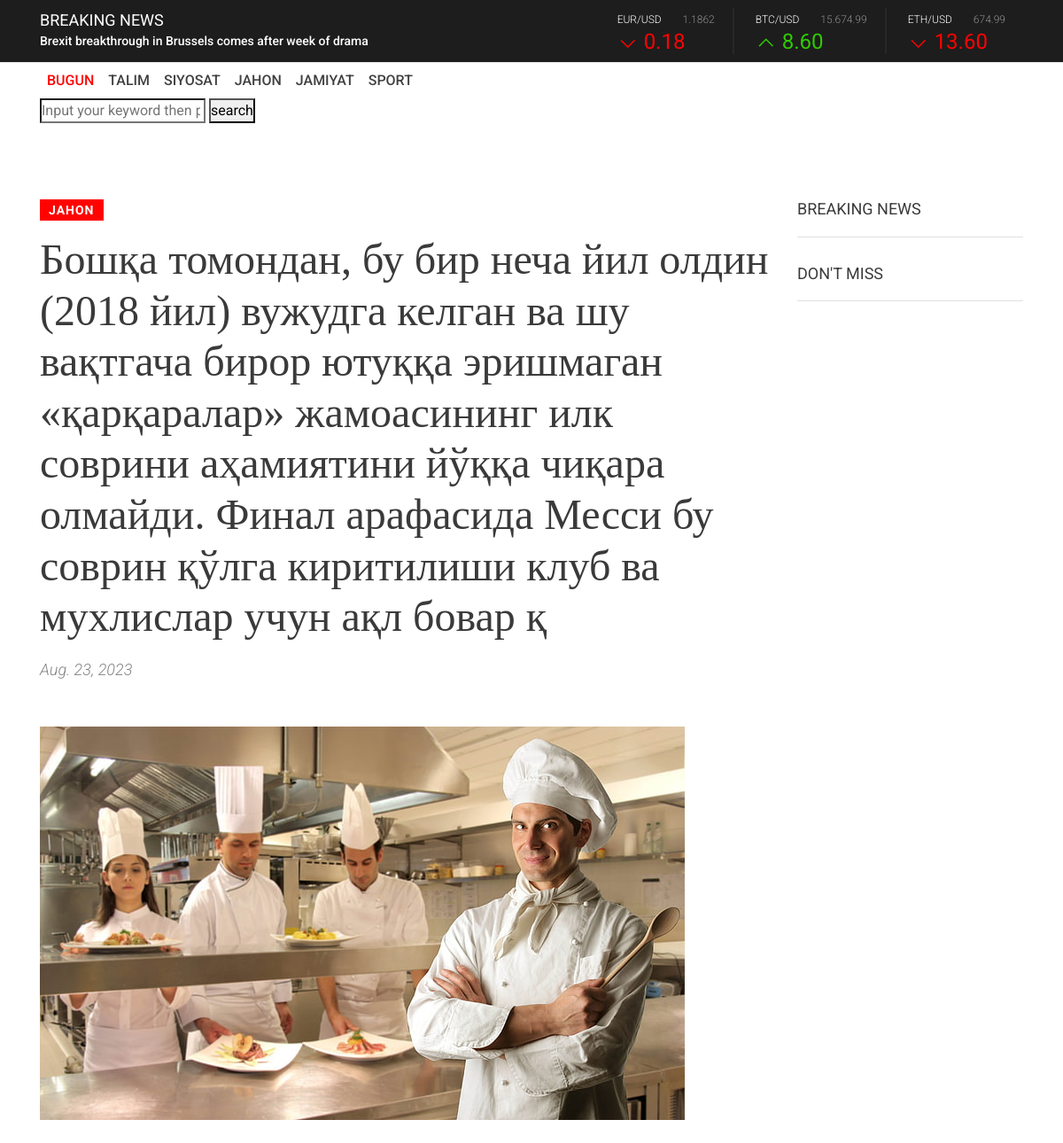
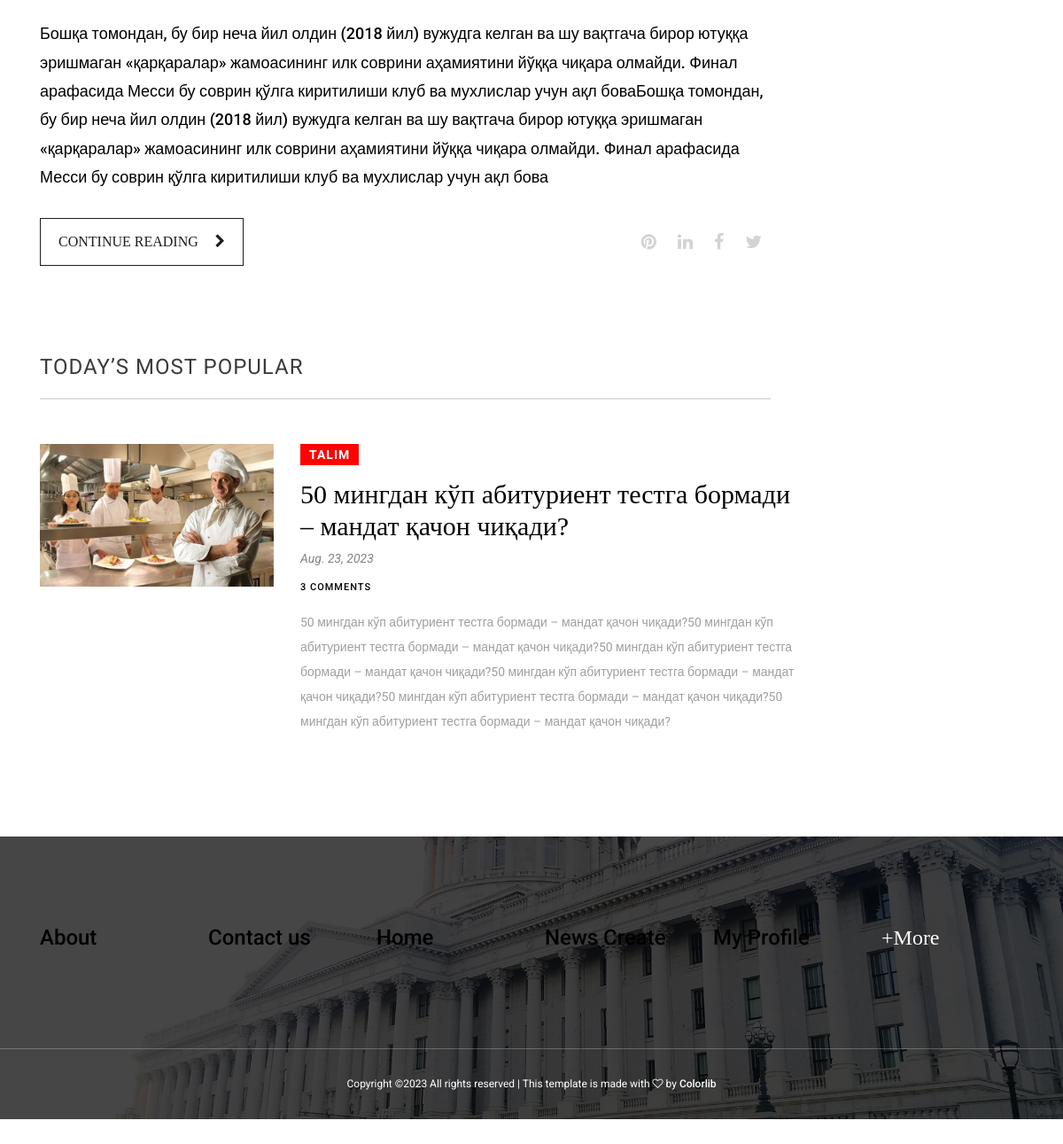
The app's page /index/ with its own data (2 pictures, top to bottom).
### main/models.py (models this page shows, shortened)
class Category(models.Model):
    name = models.CharField(max_length=255)
    def __str__(self):
        return self.name

class News(models.Model):
    title = models.CharField(max_length=255)
    category = models.ForeignKey(Category, on_delete=models.CASCADE)
    text = models.TextField()
    img = models.ImageField(upload_to='news_photo/')
    date = models.DateField(auto_now=True)

### main/views.py (the view)
# urls.py: path('index/', index_view, name="index_url"),
def index_view(request):
    context = {
        'new': News.objects.last(),
        'news': News.objects.all().order_by('-id')[1:3],
        'news_b': News.objects.all().order_by('-id')[3:5],
        'category':Category.objects.all(),
        'd_miss' : News.objects.all().order_by('-id')[5:8]
    }
    return render(request, 'index.html', context)

### templates/index.html (shortened to what this page needs)
{% extends 'base.html' %}
{% block content %}
    <section class="main-content-wrapper section_padding_100">
        <div class="container">
            <div class="row">
                <div class="col-12 col-lg-9">
                    <div class="gazette-welcome-post">
                        <div class="gazette-post-tag">
                            <a href="{% url 'category_url' new.category.id %}">{{ new.category }}</a>
                        </div>
                        <h2 class="font-pt">{{ new.title }}</h2>
                        <p class="gazette-post-date">{{ new.date }} </p>
                        <div class="blog-post-thumbnail my-5">
                            <a href="{% url 'single_url' new.id %}"><img src="{{ new.img.url }}" alt="post-thumb"></a>
                        </div>
                        <p><a href="{% url 'single_url' new.id %}">{{ new.text }}</a></p>
                        <div class="post-continue-reading-share d-sm-flex align-items-center justify-content-between mt-30">
                            <div class="post-continue-btn">
                                <a href="{% url 'single_url' new.id %}" class="font-pt">Continue Reading <i class="fa fa-chevron-right" aria-hidden="true"></i></a>
                            </div>
                            <div class="post-share-btn-group">
                                <a href="#"><i class="fa fa-pinterest" aria-hidden="true"></i></a>
                                <a href="#"><i class="fa fa-linkedin" aria-hidden="true"></i></a>
                                <a href="#"><i class="fa fa-facebook" aria-hidden="true"></i></a>
                                <a href="#"><i class="fa fa-twitter" aria-hidden="true"></i></a>
                            </div>
                        </div>
                    </div>
                    <div class="gazette-todays-post section_padding_100_50">
                        <div class="gazette-heading">
                            <h4>today’s most popular</h4>
                        </div>
                        {% for i in news %}
                        <div class="gazette-single-todays-post d-md-flex align-items-start mb-50">
                            <div class="todays-post-thumb">
                                <a href="{% url 'single_url' i.id %}"><img src="{{ i.img.url }}" alt="post-thumb"></a>
                            </div>
                            <div class="todays-post-content">
                                <div class="gazette-post-tag">
                                    <a href="{% url 'category_url' i.category.id %}">{{ i.category }}</a>
                                </div>
                                <h3><a href="{% url 'single_url' i.id %}" class="font-pt mb-2">{{ i.title }}</a></h3>
                                <span class="gazette-post-date mb-2">{{ i.date }}</span>
                                <a href="#" class="post-total-comments">3 Comments</a>
                                <p>{{ i.text }}</p>
                            </div>
                        </div>
                        {% endfor %}
                    </div>
                </div>
                <div class="col-12 col-lg-3 col-md-6">
                    <div class="sidebar-area">
                        <div class="breaking-news-widget">
                            <div class="widget-title">
                                <h5>breaking news</h5>
                            </div>
                        </div>
                        <div class="donnot-miss-widget">
                            <div class="widget-title">
                                <h5>Don't miss</h5>
                            </div>
                        </div>
                    </div>
                </div>
            </div>
        </div>
{% endblock %}

### templates/base.html (shortened to what this page needs)
{% load static %}
<!DOCTYPE html>
<html lang="en">
<head>
    <link rel="stylesheet" href="{% static 'css/core-style.css' %}">
    <link rel="stylesheet" href="{% static 'style.css' %}">
    <link href="{% static 'css/responsive.css' %}" rel="stylesheet">
</head>
<body>
    <header class="header-area">
        <div class="top-header">
            <div class="container h-100">
                <div class="row h-100 align-items-center">
                    <div class="col-12 col-md-6">
                        <div class="breaking-news-area">
                            <h5 class="breaking-news-title">Breaking news</h5>
                            <div id="breakingNewsTicker" class="ticker">
                                <ul>
                                    <li><a href="#">Brexit breakthrough in Brussels comes after week of drama</a></li>
                                </ul>
                            </div>
                        </div>
                    </div>
                    <div class="col-12 col-md-6">
                        <div class="stock-news-area">
                            <div id="stockNewsTicker" class="ticker">
                                <ul>
                                    <li>
                                        <div class="single-stock-report">
                                            <div class="stock-values">
                                                <span>eur/usd</span>
                                                <span>1.1862</span>
                                            </div>
                                            <div class="stock-index minus-index">
                                                <h4>0.18</h4>
                                            </div>
                                        </div>
                                        <div class="single-stock-report">
                                            <div class="stock-values">
                                                <span>BTC/usd</span>
                                                <span>15.674.99</span>
                                            </div>
                                            <div class="stock-index plus-index">
                                                <h4>8.60</h4>
                                            </div>
                                        </div>
                                        <div class="single-stock-report">
                                            <div class="stock-values">
                                                <span>ETH/usd</span>
                                                <span>674.99</span>
                                            </div>
                                            <div class="stock-index minus-index">
                                                <h4>13.60</h4>
                                            </div>
                                        </div>
                                    </li>
                                </ul>
                            </div>
                        </div>
                    </div>
                </div>
            </div>
        </div>
        <div class="bottom-header">
            <div class="container h-100">
                <div class="row h-100 align-items-center">
                    <div class="col-12">
                        <div class="main-menu">
                            <nav class="navbar navbar-expand-lg">
                                <div>
                                    <ul class="navbar-nav mr-auto">
                                        <li class="nav-item active">
                                            <a class="nav-link" href="#">Bugun</a>
                                        </li>
                                      {% for i in category %}
                                        <li class="nav-item">
                                            <a class="nav-link" href="{% url 'category_url' i.id %}">{{ i.name }}</a>
                                        </li>
                                      {% endfor %}
                                    </ul>
                                    <div >
                                        <form action="{% url 'search_url' %}">
                                            <input type="search" placeholder="Input your keyword then press enter..." name="search">
                                            <button type="submit">search</button>
                                        </form>
                                    </div>
                                </div>
                            </nav>
                        </div>
                    </div>
                </div>
            </div>
        </div>
    </header>
{% block content %}
{% endblock  %}
    <footer class="footer-area bg-img background-overlay" style="background-image: url(img/bg-img/4.jpg);">
        <div class="top-footer-area section_padding_100_70">
            <div class="container">
                <div class="row">
                    <div class="col-12 col-sm-6 col-md-4 col-lg-2">
                        <div class="single-footer-widget">
                            <div class="footer-widget-title">
                                <h4 class="font-pt"><a href="{% url 'about_url' %}">About</a></h4>
                            </div>
                        </div>
                    </div>
                    <div class="col-12 col-sm-6 col-md-4 col-lg-2">
                        <div class="single-footer-widget">
                            <div class="footer-widget-title">
                                <h4 class="font-pt"><a href="{% url 'contact_url' %}">Contact us</a></h4>
                            </div>
                        </div>
                    </div>
                    <div class="col-12 col-sm-6 col-md-4 col-lg-2">
                        <div class="single-footer-widget">
                            <div class="footer-widget-title">
                                <h4 class="font-pt"><a href="{% url 'index_url' %}">Home</a></h4>
                            </div>
                        </div>
                    </div>
                    <div class="col-12 col-sm-6 col-md-4 col-lg-2">
                        <div class="single-footer-widget">
                            <div class="footer-widget-title">
                                <h4 class="font-pt"><a href="{% url 'create_blog_url' %}">News Create</a></h4>
                            </div>
                        </div>
                    </div>
                    <div class="col-12 col-sm-6 col-md-4 col-lg-2">
                        <div class="single-footer-widget">
                            <div class="footer-widget-title">
                                <h4 class="font-pt"><a href="{% url 'profile_url' %}">My Profile</a></h4>
                            </div>
                        </div>
                    </div>
                    <div class="col-12 col-sm-6 col-md-4 col-lg-2">
                        <div class="single-footer-widget">
                            <div class="footer-widget-title">
                                <h4 class="font-pt">+More</h4>
                            </div>
                        </div>
                    </div>
                </div>
            </div>
        </div>
        <div class="bottom-footer-area">
            <div class="container h-100">
                <div class="row h-100 align-items-center justify-content-center">
                    <div class="col-12">
                        <div class="copywrite-text">
                            <p>
Copyright &copy;<script>document.write(new Date().getFullYear());</script> All rights reserved | This template is made with <i class="fa fa-heart-o" aria-hidden="true"></i> by <a href="https://colorlib.com" target="_blank">Colorlib</a>
</p>
                        </div>
                    </div>
                </div>
            </div>
        </div>
    </footer>
</body>
</html>

### records on screen
Category: name "TALIM"
Category: name "SIYOSAT"
Category: name "JAHON"
Category: name "JAMIYAT"
Category: name "SPORT"
News: category "JAHON", title "Бошқа томондан, бу бир неча йил олдин (2018 йил) вужудга келган ва шу вақтгача бирор ютуққа эришмаган «қарқаралар» жамоасининг илк соврини аҳамиятини йўққа чиқара олмайди. Финал арафасида Месси бу соврин қўлга киритилиши клуб ва мухлислар учун ақл бовар қ", date "Aug. 23, 2023", img (picture), text "Бошқа томондан, бу бир неча йил олдин (2018 йил) вужудга келган ва шу вақтгача бирор ютуққа эришмаган «қарқаралар» жамоасининг илк соврини аҳамиятини йўққа чиқара олмайди. Финал арафасида Месси бу соврин қўлга киритилиши клуб ва мухлислар учун ақл боваБошқа томондан, бу бир неча йил олдин (2018 йил) вужудга келган ва шу вақтгача бирор ютуққа эришмаган «қарқаралар» жамоасининг илк соврини аҳамиятини йўққа чиқара олмайди. Финал арафасида Месси бу соврин қўлга киритилиши клуб ва мухлислар учун ақл бова"
News: img (picture), category "TALIM", title "50 мингдан кўп абитуриент тестга бормади – мандат қачон чиқади?", date "Aug. 23, 2023", text "50 мингдан кўп абитуриент тестга бормади – мандат қачон чиқади?50 мингдан кўп абитуриент тестга бормади – мандат қачон чиқади?50 мингдан кўп абитуриент тестга бормади – мандат қачон чиқади?50 мингдан кўп абитуриент тестга бормади – мандат қачон чиқади?50 мингдан кўп абитуриент тестга бормади – мандат қачон чиқади?50 мингдан кўп абитуриент тестга бормади – мандат қачон чиқади?"
